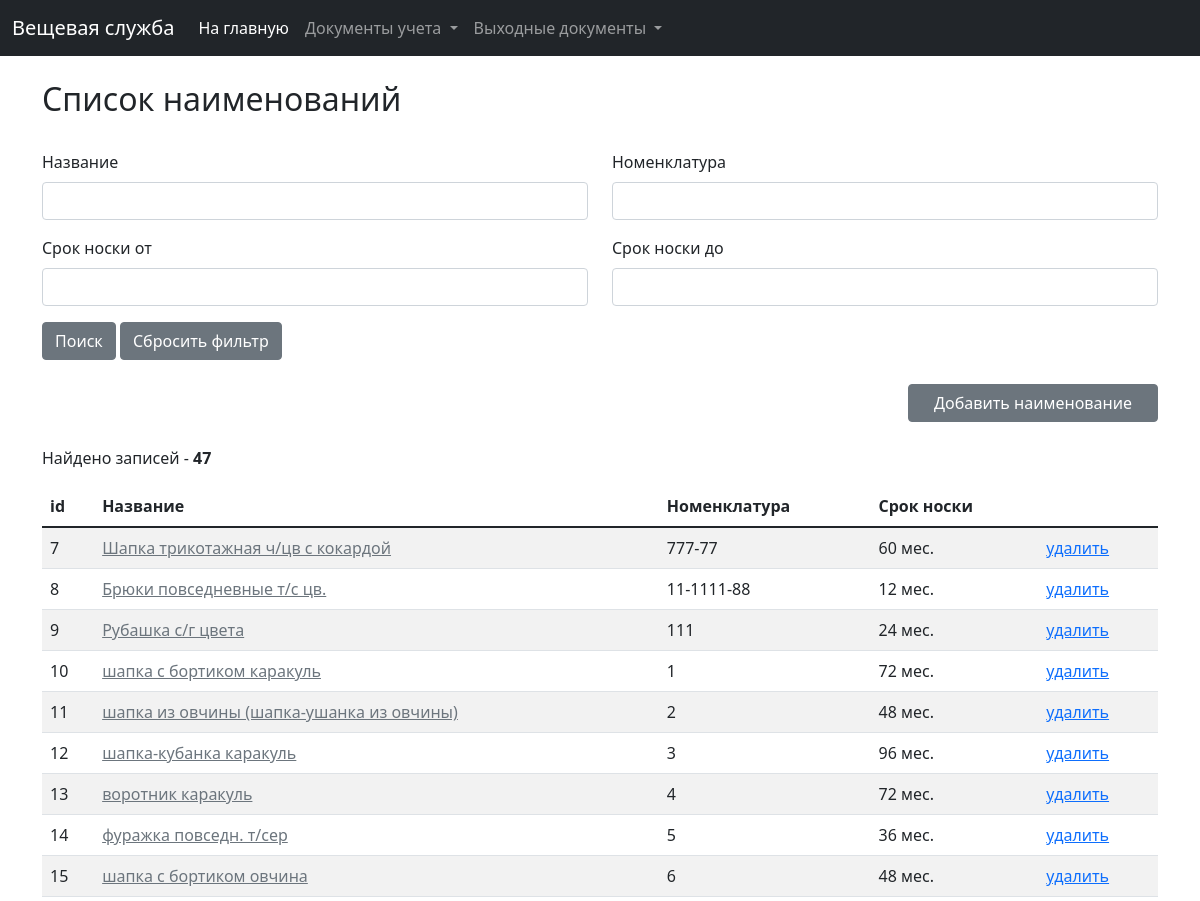
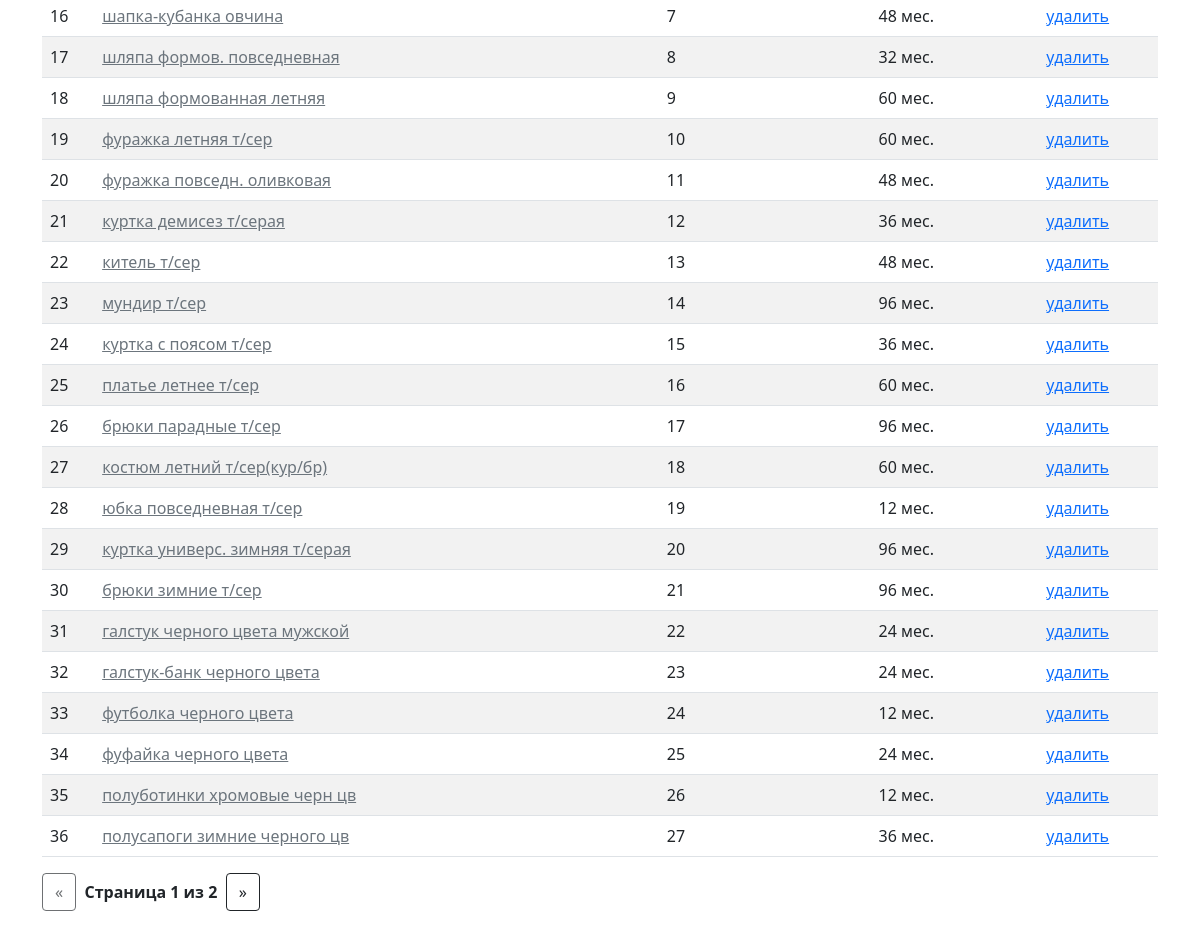
Page /clothing/clothes on the committed database (2 pictures, top to bottom).
### clothing/models.py (models this page shows, shortened)
class Clothes(models.Model):
    clothes_title = models.CharField(verbose_name="Наименование", max_length=255)
    wear_time = models.IntegerField(verbose_name="Сроки носки, мес.")
    nomenclature = models.CharField(verbose_name="Номенклатура", max_length=255, null=True, blank=True)
    created_at = models.DateTimeField(verbose_name="Дата и время создания", auto_created=True, blank=True, null=True)
    price = models.FloatField(verbose_name="Цена", blank=True, null=True)
    last_modified = models.DateTimeField(verbose_name="Дата и время последнего изменения", auto_now=True, blank=True,
                                         null=True)
    class Meta:
        ordering = ('id',)
        verbose_name = 'Наименование предмета'
        verbose_name_plural = 'Наименования предметов'

### clothing/views.py (the view)
# urls.py: path('clothes', views.clothes_list, name='clothes_list'),
def clothes_list(request):
    f = ClothesFilter(request.GET, queryset=Clothes.objects.all())
    paginator = Paginator(f.qs, 30)
    page = request.GET.get('page')
    cl_list = paginator.get_page(page)
    clothes_form = ClothesForm()
    return render(request, 'clothing/clothes/clothes_list.html',
                  {'list': cl_list, 'clothes_form': clothes_form, 'filter': f})

### clothing/forms.py
class ClothesForm(ModelForm):
    class Meta:
        model = Clothes
        fields = ['clothes_title', 'wear_time', 'nomenclature']

### clothing/templatetags/url_replace.py (called while the page is built)
@register.simple_tag
def url_replace(request, field, value):
    d = request.GET.copy()
    d[field] = value
    return d.urlencode()

### clothing/templates/clothing/clothes/clothes_list.html (shortened to what this page needs)
{% extends 'base_list.html' %}
{% load widget_tweaks %}
{% load static %}
{% block list_title %}Список наименований{% endblock %}
{% block filters %}
    <form action="{% url 'clothing:clothes_list' %}">
        <div class="row">
            <div class="col-md-6">
                <div class="mb-3">
                    <label class="form-label">Название</label>
                    {% render_field filter.form.clothes_title class+="form-control" %}
                </div>
            </div>
            <div class="col-md-6">
                <div class="mb-3">
                    <label class="form-label">Номенклатура</label>
                    {% render_field filter.form.nomenclature class+="form-control" %}
                </div>
            </div>
        </div>
        <div class="row">
            <div class="col-md-6">
                <div class="mb-3">
                    <label class="form-label">Срок носки от</label>
                    {% render_field filter.form.wear_time_from class+="form-control" %}
                </div>
            </div>
            <div class="col-md-6">
                <div class="mb-3">
                    <label class="form-label">Срок носки до</label>
                    {% render_field filter.form.wear_time_till class+="form-control" %}
                </div>
            </div>
        </div>
        <button type="submit" class="btn btn-secondary">Поиск</button>
        <a href="{% url 'clothing:clothes_list' %}" class="btn btn-secondary">Сбросить фильтр</a>
    </form>
{% endblock %}
{% block add_button %}
    <a href="#clothes_add_data_form" data-bs-toggle="modal" class="btn btn-secondary"
       style="display: block; margin-left:auto; width: 250px;">Добавить наименование</a>
{% endblock %}
{% block list %}
    <table class="table table-striped table-hover">
        <thead>
        <tr>
            <th scope="col">id</th>
            <th scope="col">Название</th>
            <th scope="col">Номенклатура</th>
            <th scope="col">Срок носки</th>
            <th scope="col"></th>
        </tr>
        </thead>
        <tbody>
        {% for clothes in list %}
            <tr>
                <td>{{ clothes.id }}</td>
                <td><a href="#card_add_data_form_{{ clothes.id }}" data-bs-toggle="modal"
                       class="link-secondary">{{ clothes.clothes_title|default_if_none:"Нет данных" }}</a></td>
                <td>{{ clothes.nomenclature|default_if_none:"Нет данных" }}</td>
                <td>{{ clothes.wear_time|default_if_none:"Нет данных" }} мес.</td>
                <td><a href="javascript:delete_clothes({{ clothes.id }})">удалить</a></td>
            </tr>
        {% endfor %}
        </tbody>
    </table>
{% endblock %}

### rows in the picture
Clothes: id "7", clothes_title "Шапка трикотажная ч/цв с кокардой", nomenclature "777-77", wear_time "60"
Clothes: id "8", clothes_title "Брюки повседневные т/с цв.", nomenclature "11-1111-88", wear_time "12"
Clothes: id "9", clothes_title "Рубашка с/г цвета", nomenclature "111", wear_time "24"
Clothes: id "10", clothes_title "шапка с бортиком каракуль", nomenclature "1", wear_time "72"
Clothes: id "11", clothes_title "шапка из овчины (шапка-ушанка из овчины)", nomenclature "2", wear_time "48"
Clothes: id "12", clothes_title "шапка-кубанка каракуль", nomenclature "3", wear_time "96"
Clothes: id "13", clothes_title "воротник каракуль", nomenclature "4", wear_time "72"
Clothes: id "14", clothes_title "фуражка повседн. т/сер", nomenclature "5", wear_time "36"
Clothes: id "15", clothes_title "шапка с бортиком овчина", nomenclature "6", wear_time "48"
Clothes: id "16", clothes_title "шапка-кубанка овчина", nomenclature "7", wear_time "48"
Clothes: id "17", clothes_title "шляпа формов. повседневная", nomenclature "8", wear_time "32"
Clothes: id "18", clothes_title "шляпа формованная летняя", nomenclature "9", wear_time "60"
Clothes: id "19", clothes_title "фуражка летняя т/сер", nomenclature "10", wear_time "60"
Clothes: id "20", clothes_title "фуражка повседн. оливковая", nomenclature "11", wear_time "48"
Clothes: id "21", clothes_title "куртка демисез т/серая", nomenclature "12", wear_time "36"
Clothes: id "22", clothes_title "китель т/сер", nomenclature "13", wear_time "48"
Clothes: id "23", clothes_title "мундир т/сер", nomenclature "14", wear_time "96"
Clothes: id "24", clothes_title "куртка с поясом т/сер", nomenclature "15", wear_time "36"
Clothes: id "25", clothes_title "платье летнее т/сер", nomenclature "16", wear_time "60"
Clothes: id "26", clothes_title "брюки парадные т/сер", nomenclature "17", wear_time "96"
Clothes: id "27", clothes_title "костюм летний т/сер(кур/бр)", nomenclature "18", wear_time "60"
Clothes: id "28", clothes_title "юбка повседневная т/сер", nomenclature "19", wear_time "12"
Clothes: id "29", clothes_title "куртка универс. зимняя т/серая", nomenclature "20", wear_time "96"
Clothes: id "30", clothes_title "брюки зимние т/сер", nomenclature "21", wear_time "96"
Clothes: id "31", clothes_title "галстук черного цвета мужской", nomenclature "22", wear_time "24"
Clothes: id "32", clothes_title "галстук-банк черного цвета", nomenclature "23", wear_time "24"
Clothes: id "33", clothes_title "футболка черного цвета", nomenclature "24", wear_time "12"
Clothes: id "34", clothes_title "фуфайка черного цвета", nomenclature "25", wear_time "24"
Clothes: id "35", clothes_title "полуботинки хромовые черн цв", nomenclature "26", wear_time "12"
Clothes: id "36", clothes_title "полусапоги зимние черного цв", nomenclature "27", wear_time "36"

### other values in the picture
{{ filter.qs|length }} "47"
{{ list.number }} "1"
{{ list.paginator.num_pages }} "2"
